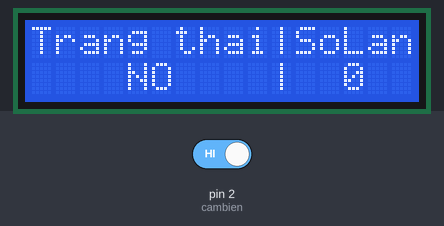
Simulated run of this sketch. Board: Arduino Uno, built with avr-gcc and run on an emulated ATmega328P. On the bench: 16×2 character LCD. The test bench sets the inputs (shaded band); at power-on: pin 2 (cambien) HIGH.

Above: at 1.2 s.
1.3 s: pin 2 (cambien) driven LOW
At 2.0 s:
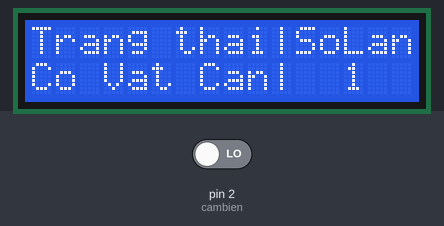
2.8 s: pin 2 (cambien) driven HIGH
At 4.0 s:
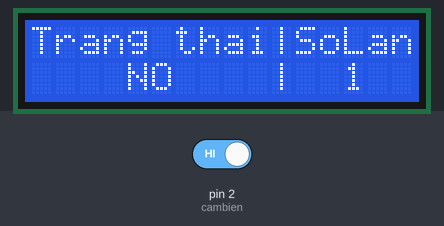
4.3 s: pin 2 (cambien) driven LOW
At 5.4 s:
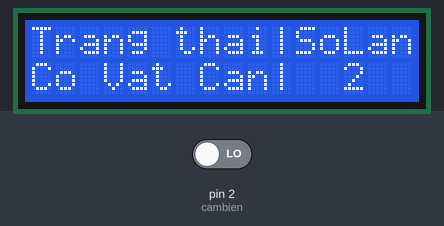
Timing chart, 0 to 7.3 s (numbered marks = the images above; inputs shaded):
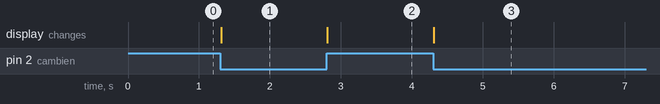

Measured:
- after the input at 1.3 s, the display: changes at once (image 1)
- after the input at 2.8 s, the display: changes at once (image 2)
- after the input at 4.3 s, the display: changes at once (image 3)

The sketch:

Cam_bien_vat_cam_hien_thi_LCD.ino
```cpp
// A5-SCL  A4-SDA của I2C
// chân 2 đọc cảm biến

#include"Wire.h"
#include"LiquidCrystal_I2C.h"
LiquidCrystal_I2C lcd (0x27,16,2);
  int dem=0;
  int h=1;

int cambien=2;
void setup() {
 pinMode(2,INPUT);
 lcd.init();
lcd.backlight();

// tạo tiêu đề
//   Trang thai | SL
//      NO        0
 lcd.setCursor(0,0);
  lcd.print("Trang thai|");
   lcd.setCursor(11,0);
  lcd.print("SoLan");
  lcd.setCursor(10,1);
  lcd.print("|");

 lcd.setCursor(0,1);
  lcd.print("    NO   ");
lcd.setCursor(13,1);
  lcd.print("0");
}


void doccambien(){
int Doc=digitalRead(cambien);
if(Doc==0&&h==1){
  dem=dem+1;
   lcd.setCursor(0,1);
  lcd.print("Co Vat Can");
lcd.setCursor(13,1);
  lcd.print(dem);
  delay(100);
 h=0;}
 else if(Doc==1&&h==0){
  lcd.setCursor(0,1);
  lcd.print("    NO    ");
  h=1;
 }
}

void loop() {
doccambien();
}
```
